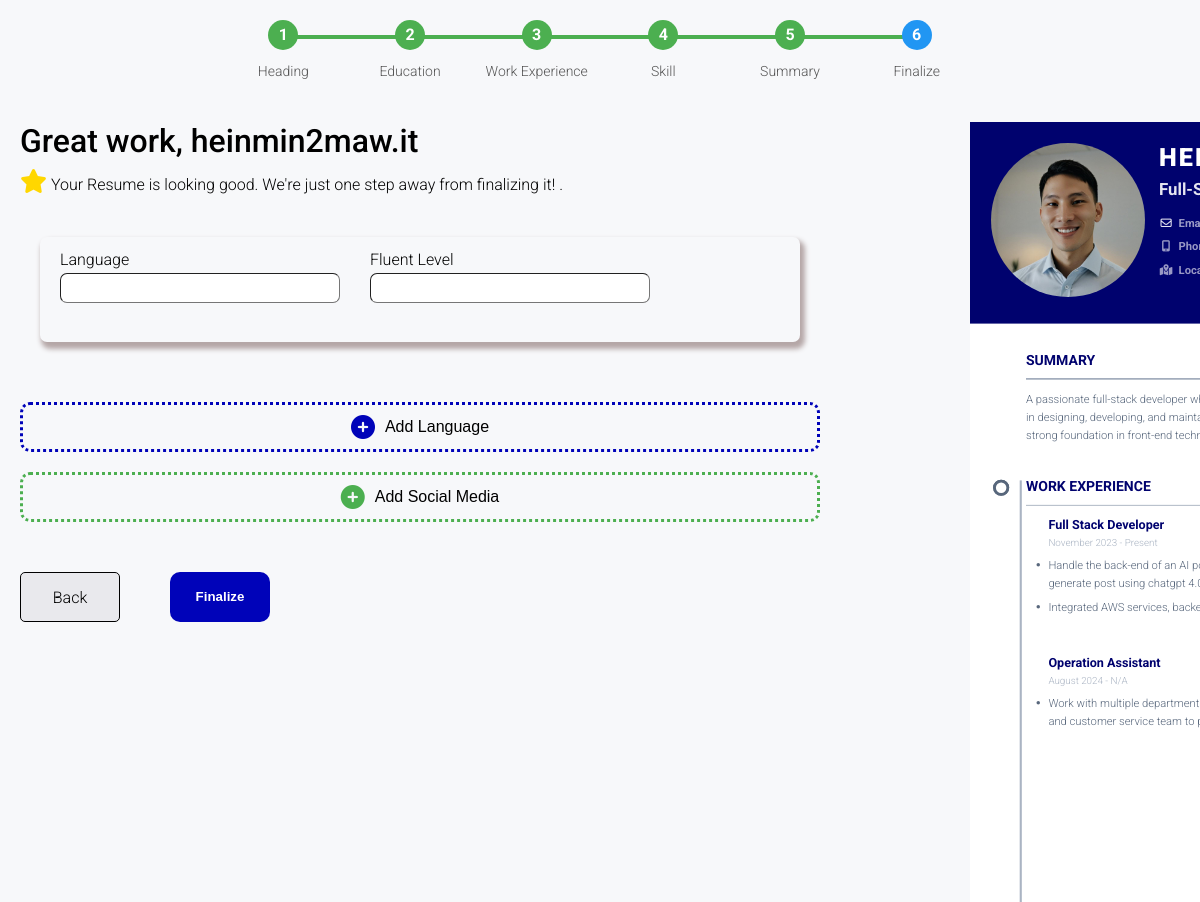
Page /resume/section/finalize?template_id=5c58680f-be8f-426b-ac58-597574caf795 (signed in) on the earlier database version.
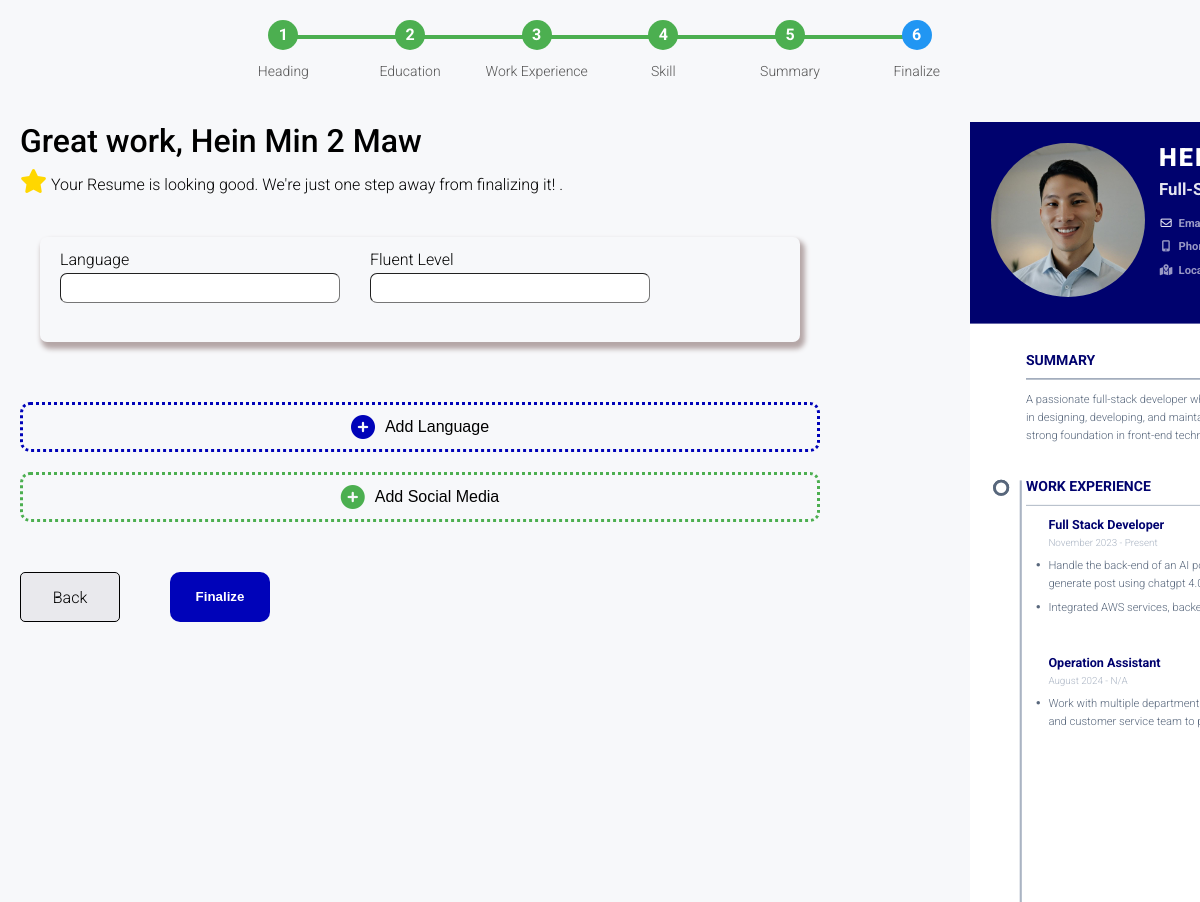
Same page on the later database version.
### tables.py (models this page shows, shortened)
class User(Base):
    __tablename__ = "users"
    id: Mapped[str] = mapped_column(primary_key=True, default=lambda: str(uuid.uuid4()))
    name: Mapped[str] = mapped_column(String(30), nullable=False)
    email: Mapped[str] = mapped_column(String(100), nullable=False)
    password: Mapped[str] = mapped_column(String(250), nullable=True)
    profile_path: Mapped[str] = mapped_column(String(100), nullable=True)
    is_active: Mapped[bool] = mapped_column(Boolean, default=True)
    is_anonymous: Mapped[bool] = mapped_column(Boolean, default=False)
    is_authenticated: Mapped[bool] = mapped_column(Boolean, default=True)
    resumes: Mapped[List["Resume"]] = relationship(
        back_populates="user", cascade="all, delete-orphan"
    )

### app.py (the view)
@app.route("/resume/section/finalize", methods=["GET"])
@login_required
def render_finalize_page():
    template_id = request.args.get("template_id")
    if template_id is None:
        return jsonify({"message": "Template id must be included"}), 403
    with get_session() as db_session:
        template = get_template(db_session, template_id)
        sample_resume = get_sample_resume(template=template)
        return render_template("finalize-resume.html", resume=sample_resume)

### app.py (called while the page is built)
@login_manager.user_loader
def load_user(user_id):
    return User.query.get(user_id)

@app.context_processor
def inject_user():
    return dict(user=current_user)

### db.py (called while the page is built)
@contextmanager
def get_session(scope_func=None):
    session = scoped_session(Session, scopefunc=scope_func)
    try:
        yield session
        session.commit()
    except Exception:
        session.rollback()
        raise
    finally:
        session.remove()

### utils.py (called while the page is built)
def replace_newlines(text):
    formatted_text = re.sub(r"\n(.)", r"</li><li>\1", text)
    return f"<li>{formatted_text}</li>"

def get_template(session: Session, template_id: str) -> Template:
    try:
        result = session.query(Template).filter_by(id=template_id).one()
        return result
    except Exception as err:
        print(err)
        error_mesg = f"Failed to retrieve the template {template_id}"
        abort(Response(error_mesg, 505))

def convert_to_date(date_str: str) -> Optional[date]:
    return datetime.strptime(date_str, "%Y-%m-%d").date() if date_str else None

### templates/finalize-resume.html (shortened to what this page needs)
{% extends 'base.html' %}
{% block title %}
<link rel="stylesheet" href="{{ url_for('static', filename='css/navbar.css')}}">
<link rel="stylesheet" href="{{ url_for('static', filename='css/hero-section.css')}}">
<link rel="stylesheet" href="{{url_for('static',filename='css/progress-bar.css')}}">
<link rel="stylesheet" href="{{url_for('static',filename='css/finalize-section.css')}}">
{% endblock %}
{% block body %}
{% include 'components/progress-bar.html' %}
<section id="finalize-section" class="resume-section">
    <div id="finalize-content">
        <h2>Great work, {{user.name}}</h2>
        <div class="section-suggestion">
            <i class="fas fa-star"></i>
            <span class="suggestion">Your Resume is looking good. We're just one step away from finalizing it! .</span>
        </div>
        <div id="language-forms-container">
        </div>
        <div class="add-another-btn-div">
            <button id="add-another-btn" type="button"><i class="fas fa-plus-circle"></i> Add Language</button>
        </div>
        <div class="add-another-btn-div">
            <button id="add-social-media-btn" type="button"><i class="fas fa-plus-circle"></i> Add Social Media</button>
        </div>
        <div class="form-btn-div">
            <a class="previous-btn" href="/resume/section/summary?template_id={{resume.template.id}}">Back</a>
            <button id="confirm-btn" class="primary-btn" type="button">Finalize</button>
        </div>
    </div>
    <div id="finalize-preview" class="resume-preview">
        {% if resume %}
        {% include resume.template.template_file_path %}
        {% endif %}
    </div>
</section>
{% endblock %}

Differences in the rows shown:
changed User: name "heinmin2maw.it" → "Hein Min 2 Maw"
